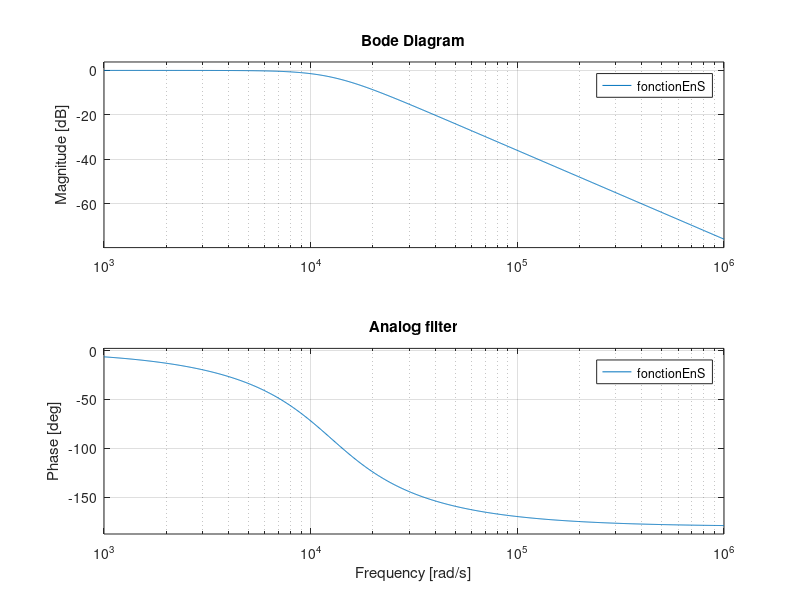
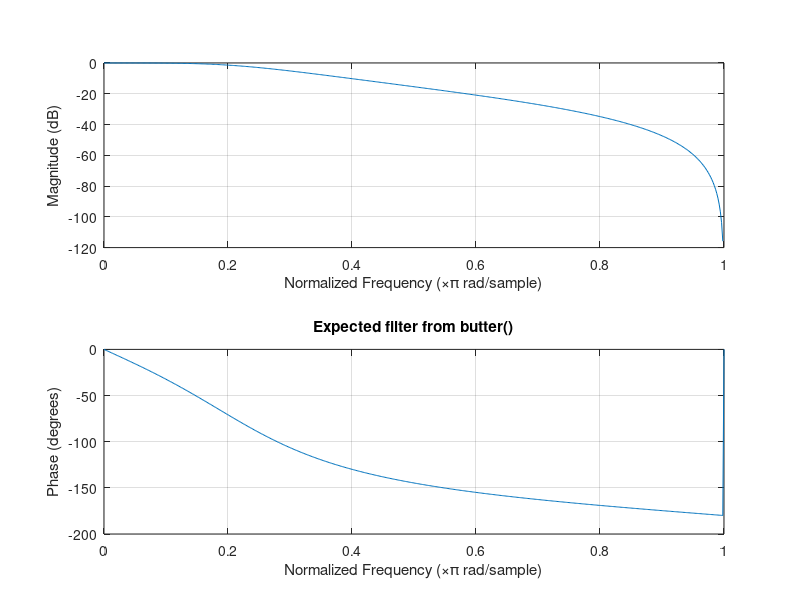
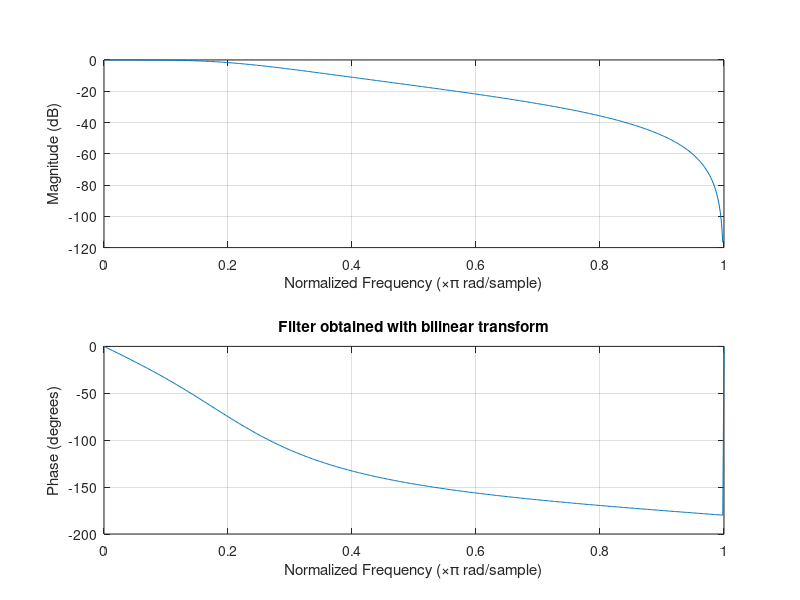

MATLAB code to generate these figures, in order:
clc
clear all
close all

fc = 2000;
Fs = 16000;
wc = fc*2*pi;

% Filter to transfer to z domain
cDen = [1/wc^2, sqrt(2)/wc, 1];
fonctionEnS = tf(1,  cDen)
bode(fonctionEnS)
title('Analog filter')

% Expected result after transfer as defined by requirements
Wn = fc / (Fs /2);
[expect_b, expect_a] = butter(2, Wn)
figure()
freqz(expect_b,expect_a)
title('Expected filter from butter()');

%% Biliear transform
T = 1/Fs;
cT = 2/T;
C = cDen(1) * cT^2 + cDen(2) * cT + 1;

b = [1, 2, 1] / C
a = [ 1 ,  (2 - cDen(1)* 2 * cT^2) / C,  (cDen(1) * cT^2 - cDen(2) * cT + 1)/ C]

figure()
freqz(b,a)
title('Filter obtained with bilinear transform');